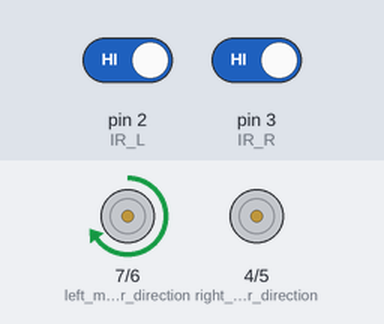
A sketch run on a simulated Arduino Uno, built with avr-gcc and run on an emulated ATmega328P. On the bench: direction and speed pins drawn as motors (green arrow = direction pin HIGH = forward, orange = LOW = backward, longer = more drive). Inputs (shaded band) come from the test bench; at power-on: pin 3 (IR_R) HIGH, pin 2 (IR_L) HIGH. What the sketch prints to the serial monitor is not drawn.

Above: at 1.2 s.
1.3 s: pin 3 (IR_R) driven LOW
At 2.5 s:
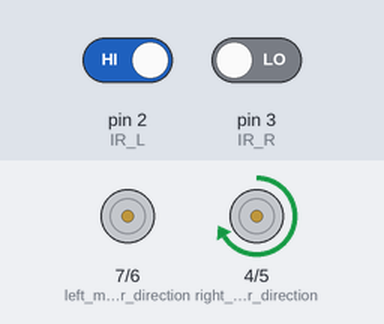
2.8 s: pin 3 (IR_R) driven HIGH
At 3.4 s:
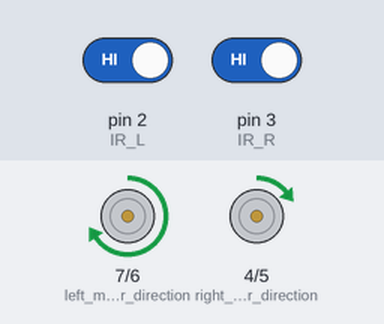
4.3 s: pin 2 (IR_L) driven LOW
At 5.3 s:
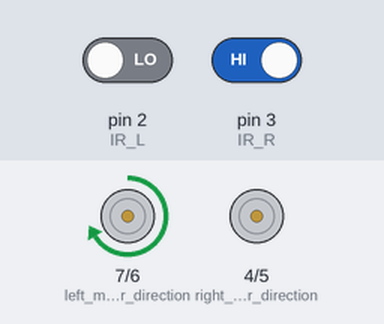
Timing chart, 0 to 7.3 s (numbered marks = the images above; inputs shaded):
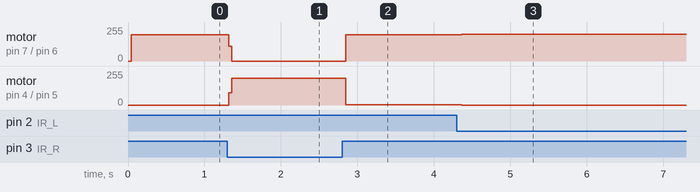

Measured:
- after the input at 1.3 s, motor on pin 7 (left_motor_direction) / pin 6 (left_motor_speed): forward 196/255 → stopped at once; motor on pin 4 (right_motor_direction) / pin 5 (right_motor_speed): stopped → forward 200/255 at once
- after the input at 2.8 s, motor on pin 7 (left_motor_direction) / pin 6 (left_motor_speed): stopped → forward 198/255 after 0.05 s; motor on pin 4 (right_motor_direction) / pin 5 (right_motor_speed): forward 200/255 → forward 2/255 after 0.05 s
- after the input at 4.3 s, motor on pin 7 (left_motor_direction) / pin 6 (left_motor_speed): forward 198/255 → forward 200/255 after 0.07 s; motor on pin 4 (right_motor_direction) / pin 5 (right_motor_speed): forward 2/255 → stopped after 0.07 s

The sketch:

line.ino
```cpp
#define IR_L 2
#define IR_R 3
#define right_motor_speed 5
#define left_motor_speed 6
#define right_motor_direction 4
#define left_motor_direction 7

void setup() {
  pinMode(IR_L, INPUT_PULLUP);
  pinMode(IR_R, INPUT_PULLUP);
  pinMode(right_motor_speed, OUTPUT);
  pinMode(right_motor_direction, OUTPUT);
  pinMode(left_motor_speed, OUTPUT);
  pinMode(left_motor_direction, OUTPUT);
  Serial.begin(9600);
}

void loop() {
  if (digitalRead(IR_L) == 1) {
    analogWrite(left_motor_speed, 0);
    digitalWrite(left_motor_direction, HIGH);
    analogWrite(right_motor_speed, 200);
    digitalWrite(right_motor_direction, HIGH);
  }
  if (digitalRead(IR_R) == 1) {
    analogWrite(left_motor_speed, 200);
    digitalWrite(left_motor_direction, HIGH);
    analogWrite(right_motor_speed, 0);
    digitalWrite(right_motor_direction, HIGH);
  }
  Serial.println(digitalRead(IR_L));
}
```
